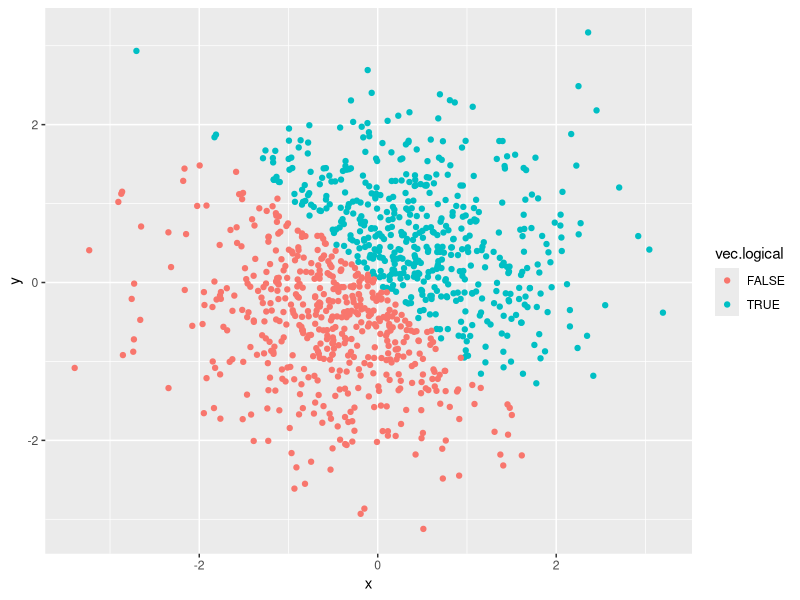
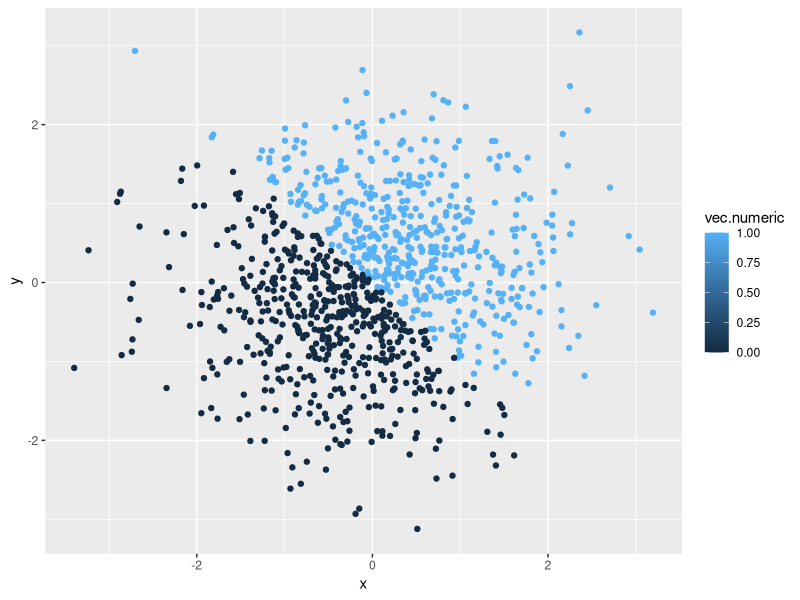
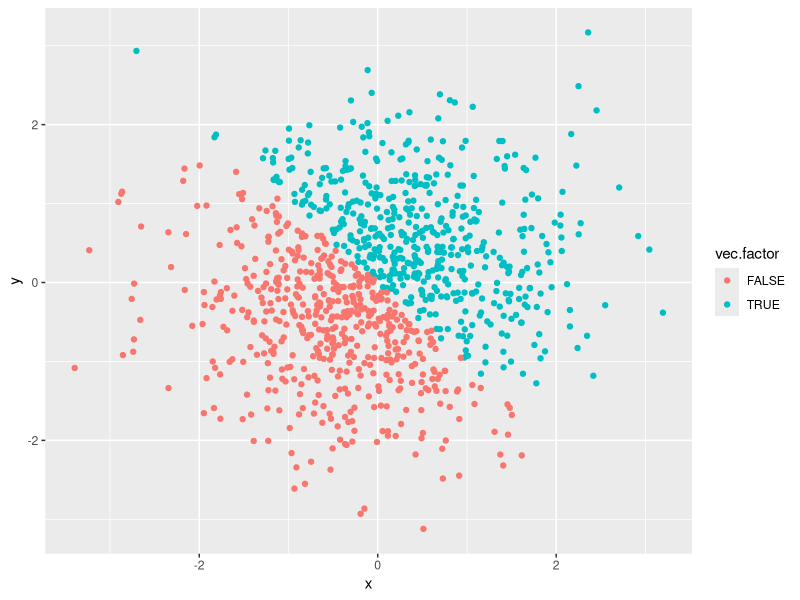
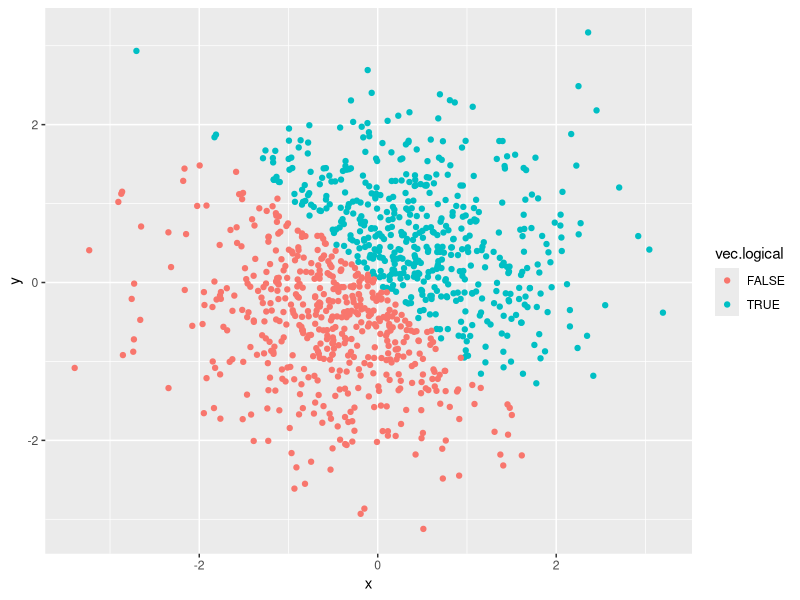

The R source for these figures, in order:
## ---- chunk 1
library(tidyverse)
set.seed(1234)
question1_df = tibble(
  vec.numeric = runif(n = 10, min = 0, max = 5),
  vec.logical = c(vec.numeric > 2),
  vec.char = c("My", "name", "is", "Anu", "and", "this", 
               "is", "my", "homework", "attempt"),
  vec.factor = factor(c("male", "male", "female", "female", "male", 
                        "male", "female", "female", "male", "male"))
)
## ---- chunk 2
mean(question1_df$vec.numeric)
mean(question1_df$vec.logical)
mean(question1_df$vec.char)
mean(question1_df$vec.factor)
## ---- chunk 3
as.numeric(question1_df$vec.logical)
as.numeric(question1_df$vec.char)
as.numeric(question1_df$vec.factor)
## ---- chunk 4
as.numeric(as.factor(question1_df$vec.char))
as.numeric(as.character(question1_df$vec.factor))
## ---- chunk 5
set.seed(1234)

question2_df = tibble(
  x = rnorm(1000),
  y = rnorm(1000),
  vec.logical =  x + y > 0,
  vec.numeric = as.numeric(vec.logical),
  vec.factor = as.factor(vec.logical)
)  
## ---- chunk 6
ggplot(question2_df, aes(x = x, y = y, color = vec.logical)) + geom_point()
ggsave("scatter_plot.pdf", height = 4, width = 6)
## ---- chunk 7
ggplot(question2_df, aes(x = x, y = y, color = vec.numeric)) + geom_point()
## ---- chunk 8
ggplot(question2_df, aes(x = x, y = y, color = vec.factor)) + geom_point()
